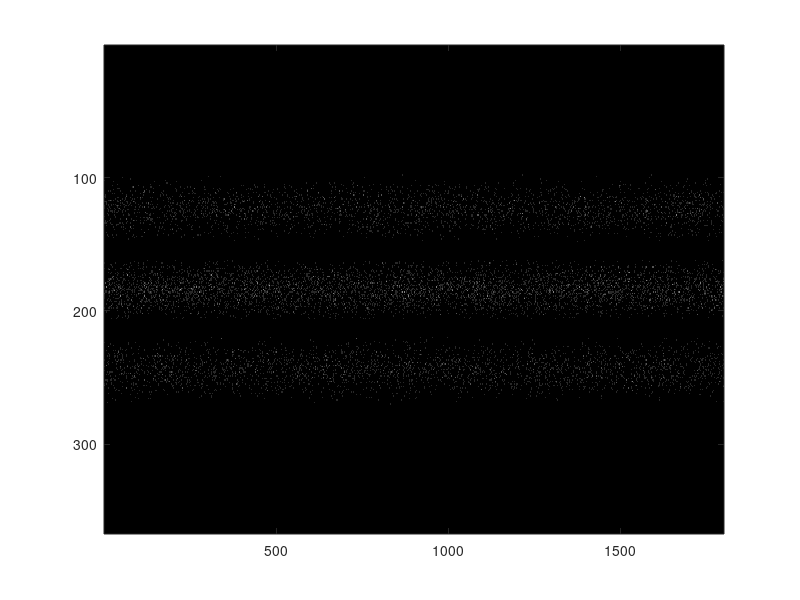

Reproduce this figure in MATLAB. (Note: this script raises an error after producing the figure.)
close all
clear all
clc
%% Geometry
R0  = 67.8*3/4;
Rs1 = 72.8; %+5
Rs2 = 82.8; %+5+10
%% Load measurement

% load('measure_NEMA_18.mat');
% load('measure_NEMA_36.mat');

load('measure_WI_3.mat'); %comp_type2 --- This one is the real white image for config: type2.

%% auxilary vars
xm1 = x(1,:)';
xm2 = x(2,:)';

ym1 = y(1,:)';
ym2 = y(2,:)';
%% Dithering
R1 = sqrt(xm1.^2+ym1.^2);

Rs = R1;
Rs(Rs<Rs2) = Rs1;
Rs(Rs>=Rs2) = Rs2;

phi1 = atan2(ym1,xm1);

D1 = sqrt(R1.^2+1-2*R1.*cos(asin(Rs./R1)));
dang1 = asin( sin(asin(Rs./R1))./D1);
D2 = sqrt(R1.^2+1-2*R1.*cos(pi-asin(Rs./R1)));
dang2 = asin( sin(pi-asin(Rs./R1))./D2)   ;
angle0 = (dang1+dang2)/2;

phid1 = angle0.*(2*rand(size(R1)) -1 );
phin1 = phi1+phid1;
R1n = Rs./cos(acos(Rs./R1)+phid1);

x1 = R1n.*cos(phin1);
y1 = R1n.*sin(phin1);

R2 = sqrt(xm2.^2+ym2.^2);

Rs = R2;
Rs(Rs<Rs2) = Rs1;
Rs(Rs>=Rs2) = Rs2;

phi2 = atan2(ym2,xm2);

D1 = sqrt(R2.^2+1-2*R2.*cos(asin(Rs./R2)));
dang1 = asin( sin(asin(Rs./R2))./D1);
D2 = sqrt(R2.^2+1-2*R2.*cos(pi-asin(Rs./R2)));
dang2 = asin( sin(pi-asin(Rs./R2))./D2)   ;
angle0 = (dang1+dang2)/2;

phid1 = angle0.*(2*rand(size(R2)) -1 );
phin2 = phi2+phid1;
R2n = Rs./cos(acos(Rs./R2)+phid1);

x2 = R2n.*cos(phin2);
y2 = R2n.*sin(phin2);

%% Sinogram
K = (y2-y1) ./ (x2-x1);
L = y1 - K .* x1;

r2 = L ./ sqrt(1 + K.^2);
phi = atan((y2-y1)./ (x2-x1));

v = linspace(0,(R0)*(sqrt(2)),(367/2+1));
w = [-v(end:-1:2),v];
dw = mean(diff(w));
we = w-dw/2;
degstep=0.1;
phideg =  -90+degstep:degstep:90;

Sc = [r2 phi]; 
Sm = hist3(Sc,'Edges',{we, (phideg-1/2*degstep)*pi/180});

figure, imagesc(Sm), colormap gray;

%% Reconstruction

Ibp = iradon(Sm,(phideg-1/2*degstep),'None'); %or Shepp-Logan
Ibp =Ibp/max(Ibp(:));

figure, imagesc(Ibp), colormap gray, axis equal;